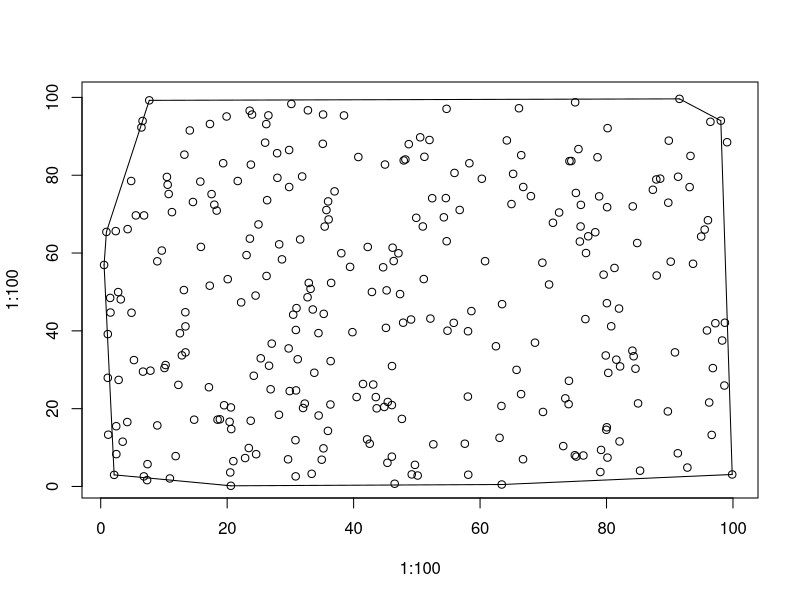

This chart was generated by the following R code:
#! /usr/bin/env Rscript
png("convex.png", width=700, height=700)
plot(1:100.000, 1:100.000, type="n")

#points
points(0.533,56.938)
points(0.902,65.427)
points(1.120,27.929)
points(1.121,39.159)
points(1.185,13.311)
points(1.496,48.465)
points(1.544,44.706)
points(2.124,2.987)
points(2.378,65.635)
points(2.452,15.487)
points(2.470,8.317)
points(2.758,49.966)
points(2.834,27.388)
points(3.168,48.090)
points(3.475,11.511)
points(4.202,16.561)
points(4.258,66.142)
points(4.818,78.515)
points(4.870,44.655)
points(5.256,32.487)
points(5.561,69.675)
points(6.443,92.276)
points(6.622,93.942)
points(6.689,29.521)
points(6.825,2.596)
points(6.852,69.666)
points(7.336,1.633)
points(7.402,5.738)
points(7.681,99.244)
points(7.862,29.765)
points(8.950,15.698)
points(8.952,57.878)
points(9.660,60.636)
points(10.087,30.448)
points(10.259,31.209)
points(10.471,79.562)
points(10.589,77.554)
points(10.750,75.173)
points(10.942,2.067)
points(11.267,70.514)
points(11.853,7.803)
points(12.282,26.110)
points(12.527,39.378)
points(12.836,33.703)
points(13.158,50.481)
points(13.232,85.287)
points(13.384,44.784)
points(13.402,41.150)
points(13.407,34.463)
points(14.089,91.506)
points(14.588,73.122)
points(14.781,17.165)
points(15.754,78.353)
points(15.848,61.578)
points(17.113,25.508)
points(17.246,51.606)
points(17.278,93.164)
points(17.533,75.146)
points(17.967,72.427)
points(18.342,70.912)
points(18.481,17.175)
points(18.850,17.268)
points(19.366,83.086)
points(19.517,20.877)
points(19.908,95.097)
points(20.090,53.281)
points(20.385,16.632)
points(20.492,3.606)
points(20.581,0.177)
points(20.588,20.316)
points(20.647,14.752)
points(20.980,6.511)
points(21.674,78.514)
points(22.214,47.317)
points(22.842,7.307)
points(23.065,59.470)
points(23.419,9.885)
points(23.561,96.585)
points(23.595,63.696)
points(23.723,16.897)
points(23.751,82.721)
points(23.930,95.593)
points(24.206,28.459)
points(24.493,49.065)
points(24.585,8.298)
points(24.952,67.350)
points(25.313,32.941)
points(26.006,88.368)
points(26.185,93.137)
points(26.230,54.107)
points(26.321,73.584)
points(26.518,95.378)
points(26.622,31.039)
points(26.877,24.987)
points(27.050,36.716)
points(27.904,85.659)
points(27.945,79.335)
points(28.186,18.427)
points(28.230,62.240)
points(28.670,58.374)
points(29.631,6.984)
points(29.722,35.486)
points(29.802,86.477)
points(29.808,76.970)
points(29.894,24.525)
points(30.154,98.316)
points(30.448,44.155)
points(30.803,11.905)
points(30.833,2.602)
points(30.865,40.223)
points(30.893,24.691)
points(30.966,45.845)
points(31.162,32.700)
points(31.544,63.493)
points(31.861,79.674)
points(32.006,20.176)
points(32.274,21.304)
points(32.715,48.636)
points(32.772,96.687)
points(32.906,52.318)
points(33.192,50.791)
points(33.367,3.255)
points(33.542,45.491)
points(33.785,29.227)
points(34.440,39.422)
points(34.469,18.237)
points(34.956,6.881)
points(35.128,88.076)
points(35.170,95.606)
points(35.230,9.802)
points(35.274,44.370)
points(35.424,66.807)
points(35.698,71.049)
points(35.938,14.292)
points(35.966,73.273)
points(36.049,68.634)
points(36.331,21.071)
points(36.368,32.219)
points(36.446,52.322)
points(36.989,75.851)
points(38.053,59.948)
points(38.478,95.367)
points(39.439,56.445)
points(39.813,39.663)
points(40.479,22.988)
points(40.744,84.678)
points(41.484,26.344)
points(42.132,12.112)
points(42.236,61.558)
points(42.548,10.991)
points(42.896,49.995)
points(43.103,26.204)
points(43.513,22.972)
points(43.650,20.086)
points(44.669,56.338)
points(44.852,20.446)
points(44.962,82.747)
points(45.115,40.770)
points(45.222,50.410)
points(45.345,6.088)
points(45.405,21.723)
points(46.047,7.664)
points(46.053,20.917)
points(46.072,30.947)
points(46.169,61.373)
points(46.341,57.935)
points(46.493,0.706)
points(47.091,59.939)
points(47.346,49.446)
points(47.636,17.370)
points(47.834,42.096)
points(47.925,83.804)
points(48.187,84.048)
points(48.723,87.984)
points(49.083,42.915)
points(49.194,3.106)
points(49.700,5.554)
points(49.906,69.055)
points(50.128,2.817)
points(50.532,89.747)
points(50.947,66.831)
points(51.095,53.311)
points(51.198,84.737)
points(52.001,89.053)
points(52.142,43.152)
points(52.429,74.086)
points(52.610,10.837)
points(54.273,69.184)
points(54.589,74.114)
points(54.703,97.061)
points(54.719,63.034)
points(54.849,40.033)
points(55.836,42.059)
points(55.958,80.583)
points(56.778,71.070)
points(57.590,10.990)
points(58.072,23.104)
points(58.097,39.899)
points(58.131,3.025)
points(58.308,83.074)
points(58.627,45.077)
points(60.277,79.088)
points(60.794,57.906)
points(62.512,36.045)
points(63.082,12.511)
points(63.380,20.694)
points(63.432,0.507)
points(63.482,46.860)
points(64.234,88.948)
points(64.971,72.586)
points(65.228,80.348)
points(65.772,29.976)
points(66.151,97.215)
points(66.486,23.738)
points(66.513,85.155)
points(66.794,6.997)
points(66.828,76.975)
points(68.042,74.619)
points(68.688,36.958)
points(69.855,57.515)
points(69.954,19.157)
points(70.914,51.912)
points(71.528,67.777)
points(72.504,70.411)
points(73.155,10.381)
points(73.483,22.652)
points(74.006,21.164)
points(74.054,27.155)
points(74.141,83.626)
points(74.432,83.656)
points(74.993,8.040)
points(75.040,98.740)
points(75.158,75.447)
points(75.231,7.683)
points(75.563,86.719)
points(75.788,62.957)
points(75.901,66.827)
points(75.943,72.380)
points(76.344,7.963)
points(76.661,43.022)
points(76.757,60.003)
points(77.109,64.306)
points(78.221,65.345)
points(78.579,84.616)
points(78.841,74.567)
points(79.027,3.719)
points(79.140,9.394)
points(79.542,54.444)
points(79.879,33.674)
points(79.968,14.567)
points(80.045,15.216)
points(80.059,47.110)
points(80.096,71.784)
points(80.152,7.427)
points(80.169,92.100)
points(80.278,29.199)
points(80.743,41.177)
points(81.261,56.163)
points(81.551,32.595)
points(81.980,45.730)
points(82.062,11.579)
points(82.146,30.858)
points(84.092,34.899)
points(84.154,71.990)
points(84.294,33.473)
points(84.580,30.274)
points(84.855,62.575)
points(84.990,21.357)
points(85.304,4.061)
points(87.331,76.260)
points(87.879,78.915)
points(87.937,54.224)
points(88.492,79.117)
points(89.702,19.294)
points(89.771,72.942)
points(89.849,88.884)
points(90.156,57.781)
points(90.827,34.466)
points(91.278,8.537)
points(91.324,79.608)
points(91.539,99.625)
points(92.789,4.863)
points(93.144,76.951)
points(93.282,84.961)
points(93.685,57.238)
points(94.976,64.239)
points(95.524,66.040)
points(95.891,40.100)
points(96.041,68.433)
points(96.241,21.586)
points(96.430,93.732)
points(96.639,13.253)
points(96.819,30.430)
points(97.218,41.962)
points(98.078,94.011)
points(98.295,37.521)
points(98.645,25.949)
points(98.723,42.088)
points(99.071,88.482)
points(99.881,3.090)

#line segments
segments(0.533,56.938,0.902,65.427)
segments(0.902,65.427,7.681,99.244)
segments(7.681,99.244,91.539,99.625)
segments(91.539,99.625,98.078,94.011)
segments(98.078,94.011,99.881,3.090)
segments(99.881,3.090,63.432,0.507)
segments(63.432,0.507,20.581,0.177)
segments(20.581,0.177,2.124,2.987)
segments(2.124,2.987,0.533,56.938)
dev.off()
